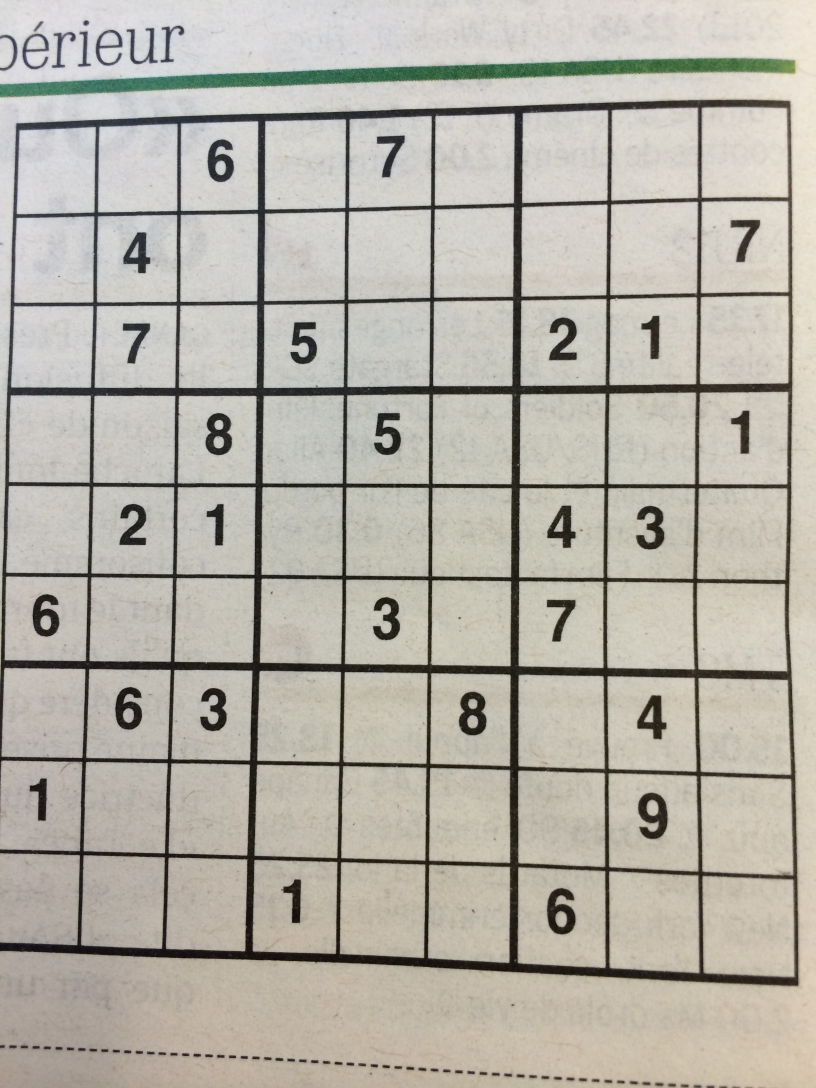
#> input picture dataset/sudoku/original/image1000.original.jpg, 2448 x 3264 px, found by its file name (shown at 1/3 size)
$ python imagepreprocessor.py   (older library calls are emulated)
#> lines starting #> are read from the running program, lines starting #| are printed output that depends on the picture; after the words box and inside, x2 and y2 are one past the last pixel; in counts of white or black regions, pixels touching at a corner belong together
import numpy as np
import cv2
import operator

class imagepreprocessor:
    def __init__(self,imagePath):
        self.imagePath = imagePath

        # self.extractSudoku()

    def extractSudoku(self):
        return self.parseGrid()

    def parseGrid(self):
        original = cv2.imread(self.imagePath,cv2.IMREAD_GRAYSCALE)
        processed = self.preProcessImage(original)
        corners = self.findCorners(processed)
        cropped = self.cropAndWarp(original,corners)
        squares = self.inferGrid(cropped)
        digits = self.getDigits(cropped,squares,28)
        finalImage = self.showDigits(digits)
        return finalImage

    def preProcessImage(self,img,skipDilate=False):
#> called with skipDilate = False
        proc = cv2.GaussianBlur(img.copy(),(9,9),0)
        proc = cv2.adaptiveThreshold(proc,255,cv2.ADAPTIVE_THRESH_GAUSSIAN_C,cv2.THRESH_BINARY,11,2)
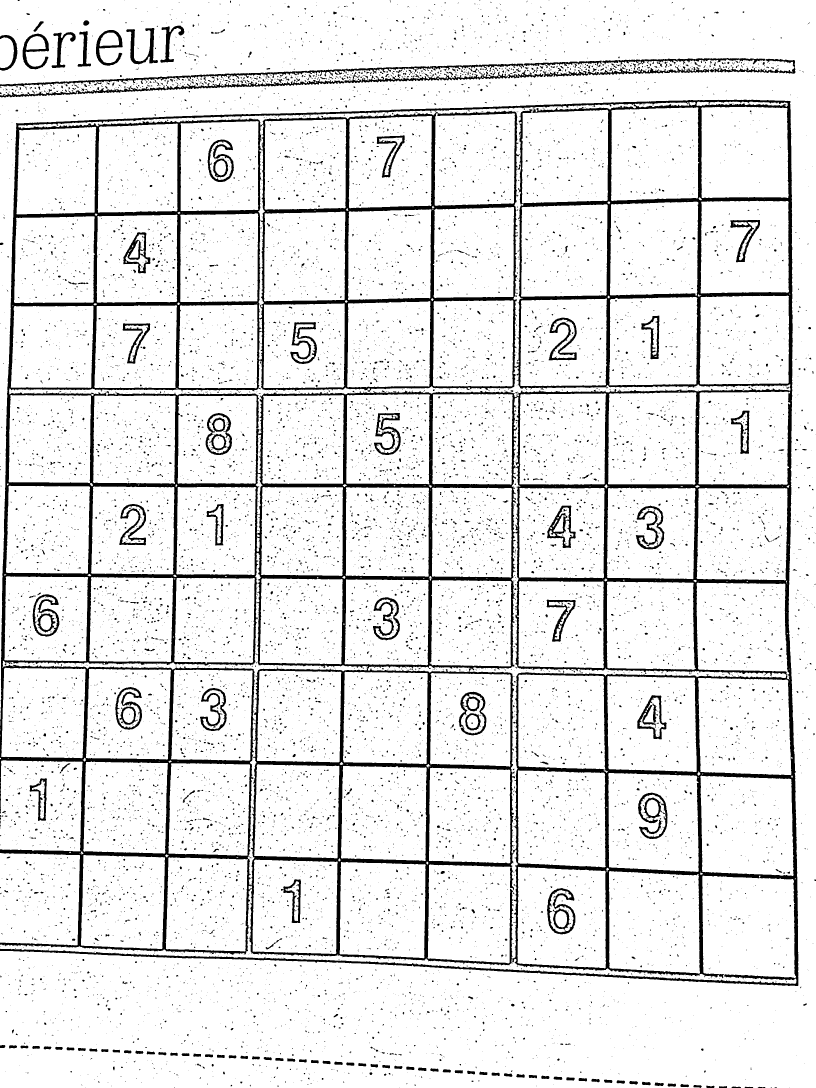
#> proc: shape (3264, 2448) (shown at 1/3 size); 90.2% white; 15051 black regions (13551 under 20 px), largest, box (x1, y1, x2, y2) and area: (0, 299, 2395, 2958) 532197, (0, 213, 1523, 293) 11256, (0, 191, 1573, 263) 10491
        proc = cv2.bitwise_not(proc,proc)

        if not skipDilate:
            kernel = np.array([[0.,1.,0.],[1.,1.,1.],[0.,1.,0.]],np.uint8)
            proc = cv2.dilate(proc,kernel)
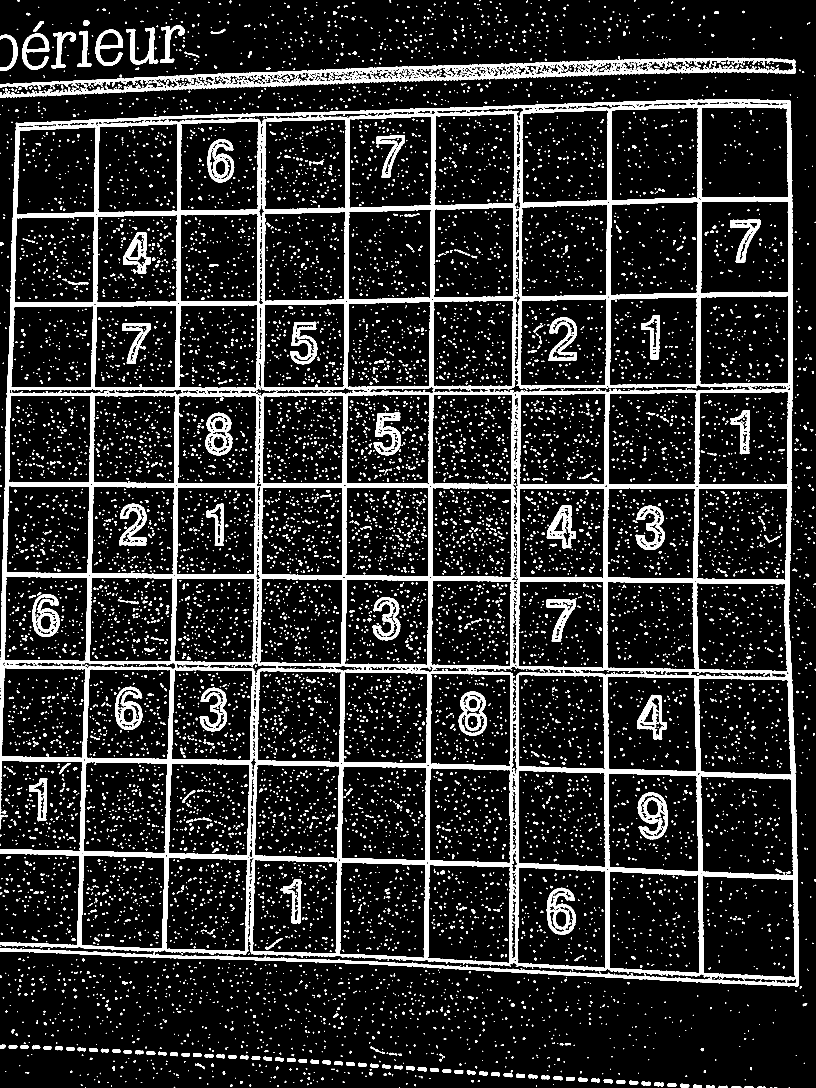
#> proc: shape (3264, 2448) (shown at 1/3 size); 13.7% white; 11738 white regions (6960 under 20 px)

        return proc

    def findCorners(self,img):
        opencv_version = cv2.__version__.split('.')[0]
        if opencv_version =='3':
            _, contours, h = cv2.findContours(img.copy(),cv2.RETR_EXTERNAL,cv2.CHAIN_APPROX_SIMPLE)
        else:
            contours, h = cv2.findContours(img.copy(),cv2.RETR_EXTERNAL,cv2.CHAIN_APPROX_SIMPLE)
#> contours = 2044 contours, 1540 with area under 20; largest, box (x1, y1, x2, y2) and area: (0, 298, 2396, 2959) 5947630, (0, 173, 2387, 294) 72748, (287, 89, 369, 198) 4724, (67, 100, 148, 209) 4648, (88, 2334, 142, 2464) 3554; h = 2044 rows, first 6: [1, -1, -1, -1], [2, 0, -1, -1], [3, 1, -1, -1], [4, 2, -1, -1], [5, 3, -1, -1], [6, 4, -1, -1]
        contours = sorted(contours, key=cv2.contourArea, reverse=True)
        polygon = contours[0]
#> polygon = contour of 2732 points, box (x1, y1, x2, y2) (0, 298, 2396, 2959), area 5947630
        bottom_right, _ = max(enumerate([pt[0][0] + pt[0][1] for pt in polygon]), key=operator.itemgetter(1))
#> bottom_right = 2075
        top_left, _ = min(enumerate([pt[0][0] + pt[0][1] for pt in polygon]), key=operator.itemgetter(1))
#> top_left = 339
        bottom_left, _ = min(enumerate([pt[0][0] - pt[0][1] for pt in polygon]), key=operator.itemgetter(1))
#> bottom_left = 1559
        top_right, _ = max(enumerate([pt[0][0] - pt[0][1] for pt in polygon]), key=operator.itemgetter(1))
#> top_right = 2684
#> in parseGrid, `corners = self.findCorners(processed)`: corners = [[49, 368], [2371, 303], [2393, 2958], [0, 2853]]
        return [polygon[top_left][0], polygon[top_right][0], polygon[bottom_right][0], polygon[bottom_left][0]]

    def distance_between(self,p1, p2):
        a = p2[0] - p1[0]
        b = p2[1] - p1[1]
        return np.sqrt((a ** 2) + (b ** 2))

    def cropAndWarp(self,img, crop_rect):
        top_left, top_right, bottom_right, bottom_left = crop_rect[0], crop_rect[1], crop_rect[2], crop_rect[3]
#> top_left = [49, 368]; top_right = [2371, 303]; bottom_right = [2393, 2958]; bottom_left = [0, 2853]
        src = np.array([top_left, top_right, bottom_right, bottom_left], dtype='float32')
#> src = [[49, 368], [2371, 303], [2393, 2958], [0, 2853]]
        side = max([
		    self.distance_between(bottom_right, top_right),
		    self.distance_between(top_left, bottom_left),
		    self.distance_between(bottom_right, bottom_left),
		    self.distance_between(top_left, top_right)
            ])
#> in distance_between, `a = p2[0] - p1[0]`: a = -22
#> in distance_between, `b = p2[1] - p1[1]`: b = -2655
#> side = 2655.1
        dst = np.array([[0, 0], [side - 1, 0], [side - 1, side - 1], [0, side - 1]], dtype='float32')
#> dst = [[0, 0], [2654.1, 0], [2654.1, 2654.1], [0, 2654.1]]
        m = cv2.getPerspectiveTransform(src, dst)
#> m = [[1.23, 0.0242, -69.07], [0.031, 1.11, -409], [2.94e-05, 1.27e-05, 1]]
        return cv2.warpPerspective(img, m, (int(side), int(side)))
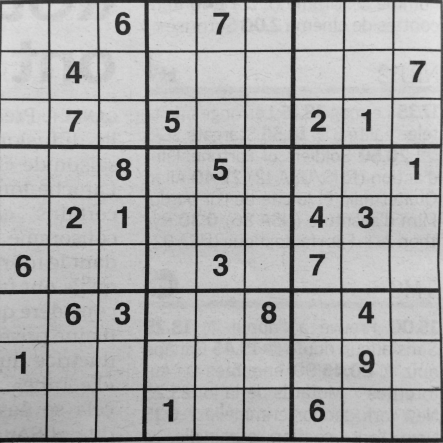
#> returned value: shape (2655, 2655) (shown at 1/6 size); min 4, max 228, mean 175

    def inferGrid(self,img):
        squares = []
        side = img.shape[:1]
        side = side[0] / 9
        for j in range(9):
            for i in range(9):
                p1 = (i * side, j * side)
                p2 = ((i + 1) * side, (j + 1) * side)
                squares.append((p1, p2))
#> in parseGrid, `squares = self.inferGrid(cropped)`: squares = 81 items
        return squares

    def getDigits(self,img, squares, size):
#> called with size = 28
        digits = []
        img = self.preProcessImage(img.copy(), skipDilate=True)
#> call 2 of preProcessImage, with skipDilate = True
#> in preProcessImage (call 2), `proc = cv2.bitwise_not(proc,proc)`:
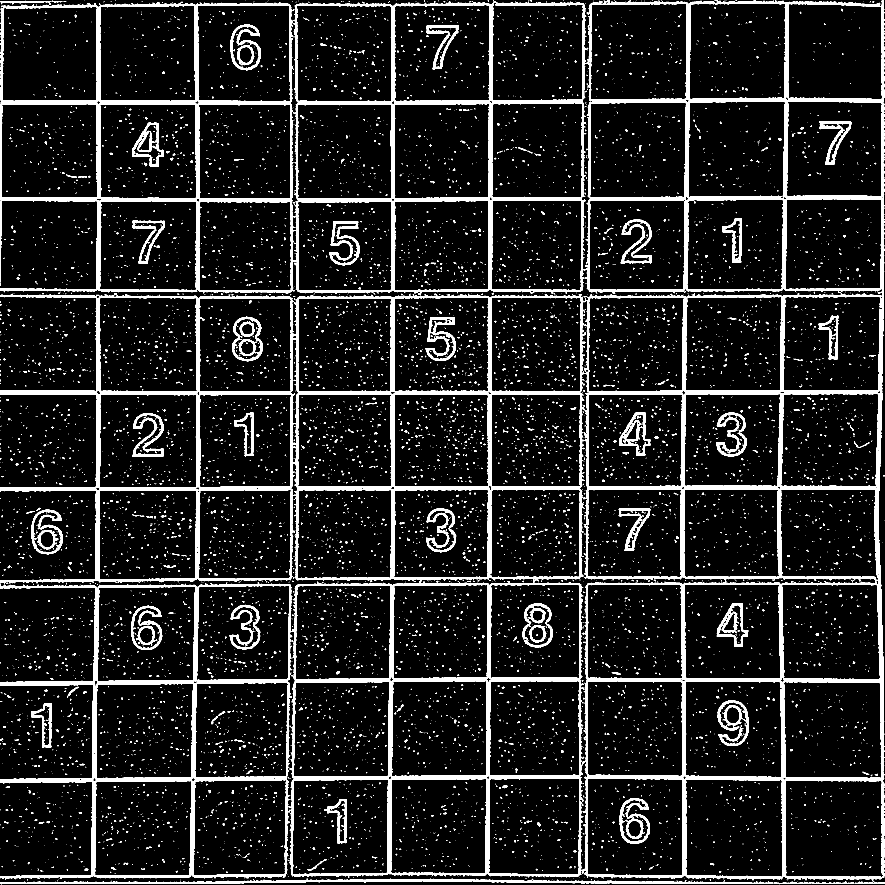
#> proc: shape (2655, 2655) (shown at 1/3 size); 10.5% white; 12246 white regions (11043 under 20 px), largest, box (x1, y1, x2, y2) and area: (0, 0, 2655, 2645) 369811, (0, 0, 1763, 885) 121611, (0, 1749, 877, 2639) 56473
        for square in squares:
            digits.append(self.extract_digit(img, square, size))
#> this loop made 81 passes
#> square on passes 37 to 44: ((0, 1180), (295, 1475)), ((295, 1180), (590, 1475)), ((590, 1180), (885, 1475)), ((885, 1180), (1180, 1475)), ((1180, 1180), (1475, 1475)), ((1475, 1180), (1770, 1475)), ((1770, 1180), (2065, 1475)), ((2065, 1180), (2360, 1475))
#> pass 1, in extract_digit, `digit = self.cut_from_rect(img, rect)`:
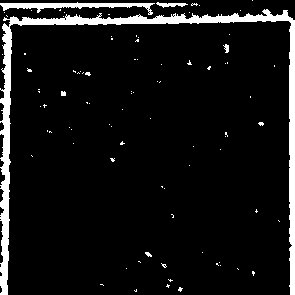
#> digit: shape (295, 295); 7.8% white; 89 white regions (83 under 20 px), largest, box (x1, y1, x2, y2) and area: (0, 9, 295, 295) 5544, (0, 2, 155, 15) 756, (156, 2, 188, 8) 100, (223, 44, 229, 53) 33, (61, 91, 66, 96) 23, (145, 252, 152, 257) 22
#> pass 3, in extract_digit (call 3), `digit = self.cut_from_rect(digit, bbox)`:
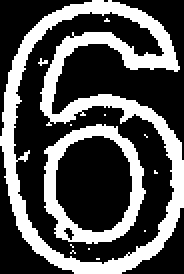
#> digit: shape (137, 92) (shown 2 times larger); 32.6% white; 13 white regions (11 under 20 px), largest, box (x1, y1, x2, y2) and area: (0, 0, 92, 137) 3122, (22, 62, 73, 122) 958
        return digits

    def extract_digit(self,img, rect, size):
        digit = self.cut_from_rect(img, rect)
        h, w = digit.shape[:2]
        margin = int(np.mean([h, w]) / 2.5)
        _, bbox, seed = self.find_largest_feature(digit, [margin, margin], [w - margin, h - margin])
        digit = self.cut_from_rect(digit, bbox)
        w = bbox[1][0] - bbox[0][0]
        h = bbox[1][1] - bbox[0][1]
        if w > 0 and h > 0 and (w * h) > 100 and len(digit) > 0:
            return self.scale_and_centre(digit, size, 4)
        else:
            return np.zeros((size, size), np.uint8)

    def cut_from_rect(self,img, rect):
        return img[int(rect[0][1]):int(rect[1][1]), int(rect[0][0]):int(rect[1][0])]

    def find_largest_feature(self,inp_img, scan_tl=None, scan_br=None):
        img = inp_img.copy()
        height, width = img.shape[:2]
        max_area = 0
        seed_point = (None, None)
        if scan_tl is None:
            scan_tl = [0, 0]
        if scan_br is None:
            scan_br = [width, height]
        for x in range(scan_tl[0], scan_br[0]):
            for y in range(scan_tl[1], scan_br[1]):
                if img.item(y, x) == 255 and x < width and y < height:
                    area = cv2.floodFill(img, None, (x, y), 64)
                    if area[0] > max_area:
                        max_area = area[0]
                        seed_point = (x, y)
        for x in range(width):
            for y in range(height):
                if img.item(y, x) == 255 and x < width and y < height:
                    cv2.floodFill(img, None, (x, y), 64)
        mask = np.zeros((height + 2, width + 2), np.uint8)
        if all([p is not None for p in seed_point]):
            cv2.floodFill(img, mask, seed_point, 255)
        top, bottom, left, right = height, 0, width, 0
        for x in range(width):
            for y in range(height):
                if img.item(y, x) == 64:
                    cv2.floodFill(img, mask, (x, y), 0)
                if img.item(y, x) == 255:
                    top = y if y < top else top
                    bottom = y if y > bottom else bottom
                    left = x if x < left else left
                    right = x if x > right else right
        bbox = [[left, top], [right, bottom]]
        return img, np.array(bbox, dtype='float32'), seed_point


    def scale_and_centre(self,img, size, margin=0, background=0):
        h, w = img.shape[:2]
        def centre_pad(length):
            if length % 2 == 0:
                side1 = int((size - length) / 2)
                side2 = side1
            else:
                side1 = int((size - length) / 2)
                side2 = side1 + 1
            return side1, side2
        def scale(r, x):
            return int(r * x)
        if h > w:
            t_pad = int(margin / 2)
            b_pad = t_pad
            ratio = (size - margin) / h
            w, h = scale(ratio, w), scale(ratio, h)
            l_pad, r_pad = centre_pad(w)
        else:
            l_pad = int(margin / 2)
            r_pad = l_pad
            ratio = (size - margin) / w
            w, h = scale(ratio, w), scale(ratio, h)
            t_pad, b_pad = centre_pad(h)
        img = cv2.resize(img, (w, h))
        img = cv2.copyMakeBorder(img, t_pad, b_pad, l_pad, r_pad, cv2.BORDER_CONSTANT, None, background)
        return cv2.resize(img, (size, size))


    def showDigits(self,digits, colour=255):
#> called with colour = 255
        rows = []
        with_border = [cv2.copyMakeBorder(img.copy(), 1, 1, 1, 1, cv2.BORDER_CONSTANT, None, colour) for img in digits]
        for i in range(9):
            row = np.concatenate(with_border[i * 9:((i + 1) * 9)], axis=1)
            rows.append(row)
            img = self.show_image(np.concatenate(rows))
        return img

    def show_image(self,img):
        return img


import os
if __name__ == "__main__":
    path = "C:\\Users\\Prashant\\Documents\\SudokuSolver\\dataset\\sudoku\\original\\image1000.original.jpg"
    l = imagepreprocessor(path)
    print("hi")
    out = l.extractSudoku()
#> in parseGrid, `finalImage = self.showDigits(digits)`:
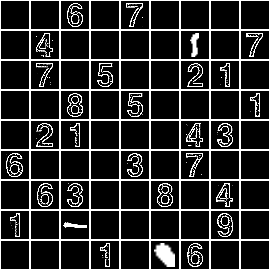
#> finalImage: shape (270, 270); min 0, max 255, mean 44.8
    print(out)
#> (printed output is left out)
    cv2.imshow("as",out)
    cv2.waitKey(0)
    cv2.destroyAllWindows()

$ run again, with dataset/sudoku/original/image1001.original.jpg copied over dataset/sudoku/original/image1000.original.jpg
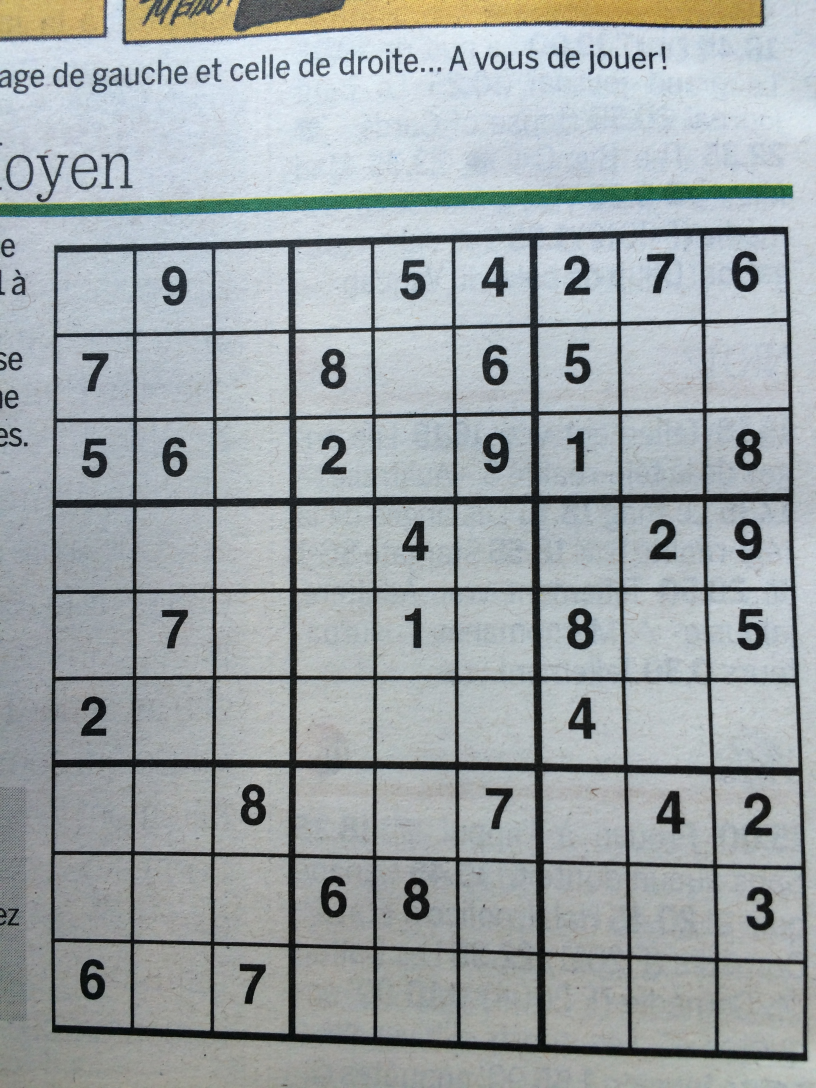
#> input picture dataset/sudoku/original/image1001.original.jpg, 2448 x 3264 px, found by its file name (shown at 1/3 size)
#> in preProcessImage, `proc = cv2.bitwise_not(proc,proc)`:
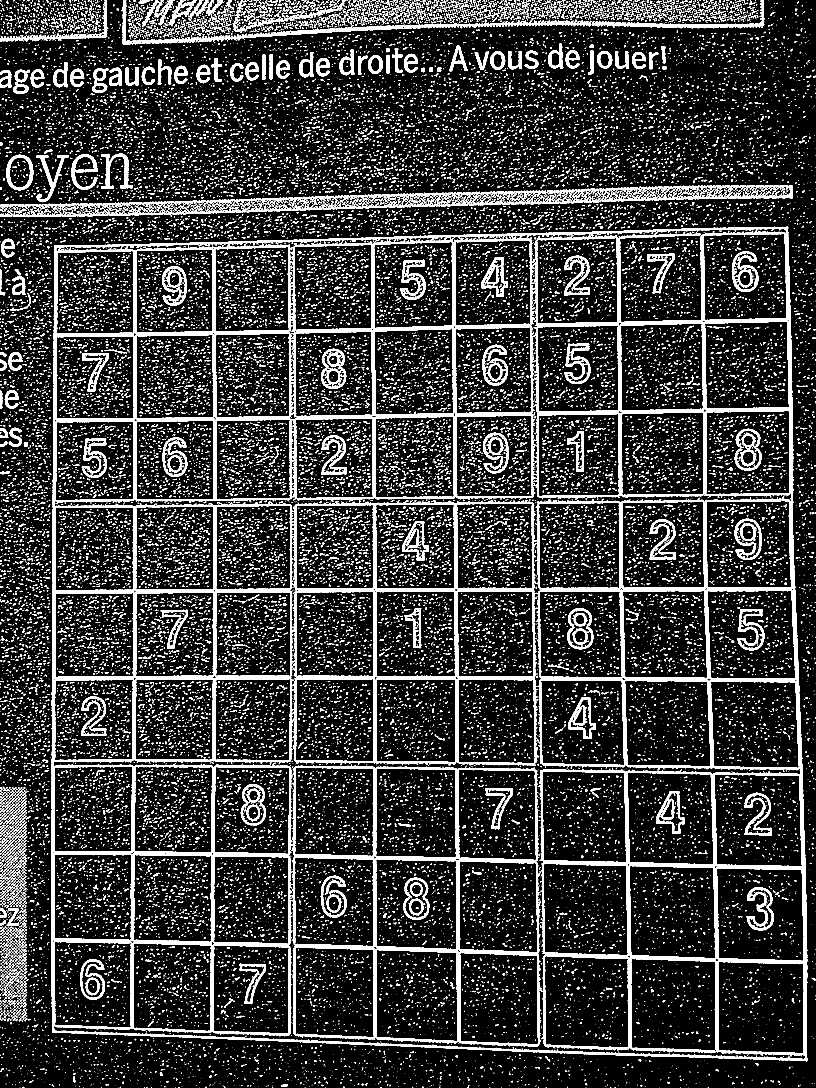
#> proc: shape (3264, 2448) (shown at 1/3 size); 15% white; 44770 white regions (37484 under 20 px), largest, box (x1, y1, x2, y2) and area: (153, 680, 2422, 3184) 502757, (367, 0, 1774, 134) 14690, (1639, 555, 2379, 611) 12285
#> contours = 11243 contours, 7265 with area under 20; largest, box (x1, y1, x2, y2) and area: (152, 679, 2423, 3185) 5448282, (0, 554, 2380, 653) 94114, (363, 0, 2294, 135) 25369, (17, 463, 101, 572) 7178, (697, 0, 1038, 100) 6561
#> polygon = contour of 1786 points, box (x1, y1, x2, y2) (152, 679, 2423, 3185), area 5448282
#> in findCorners, `bottom_right, _ = max(enumerate([pt[0][0] + pt[0][1] for pt in polygon..`: bottom_right = 1314
#> in findCorners, `top_left, _ = min(enumerate([pt[0][0] + pt[0][1] for pt in polygon]), ..`: top_left = 350
#> in findCorners, `bottom_left, _ = min(enumerate([pt[0][0] - pt[0][1] for pt in polygon]..`: bottom_left = 826
#> in findCorners, `top_right, _ = max(enumerate([pt[0][0] - pt[0][1] for pt in polygon]),..`: top_right = 1777
#> corners = [[164, 734], [2364, 680], [2420, 3184], [155, 3096]]
#> in cropAndWarp, `top_left, top_right, bottom_right, bottom_left = crop_rect[0], crop_re..`: top_left = [164, 734]; top_right = [2364, 680]; bottom_right = [2420, 3184]; bottom_left = [155, 3096]
#> src has the same summary as corners in parseGrid
#> a = -56
#> b = -2504
#> in cropAndWarp, `side = max([ self.distance_between(bottom_right, top_right), self.dist..`: side = 2504.6
#> dst = [[0, 0], [2503.6, 0], [2503.6, 2503.6], [0, 2503.6]]
#> m = [[1.22, 0.00465, -203.7], [0.0271, 1.1, -815.1], [2.75e-05, 1.22e-05, 1]]
#> squares = 81 items
#> the loop in getDigits, `for square in squares:` made 81 passes
#> square on passes 32 to 39: ((1112.9, 834.7), (1391.1, 1112.9)), ((1391.1, 834.7), (1669.3, 1112.9)), ((1669.3, 834.7), (1947.6, 1112.9)), ((1947.6, 834.7), (2225.8, 1112.9)), ((2225.8, 834.7), (2504, 1112.9)), ((0, 1112.9), (278.2, 1391.1)), ((278.2, 1112.9), (556.4, 1391.1)), ((556.4, 1112.9), (834.7, 1391.1))
#> in parseGrid, `finalImage = self.showDigits(digits)`:
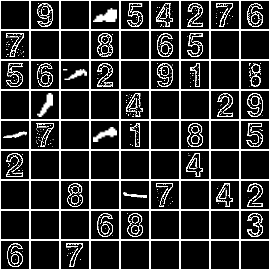
#> finalImage: shape (270, 270); min 0, max 255, mean 50.5
#> (printed output is left out)
